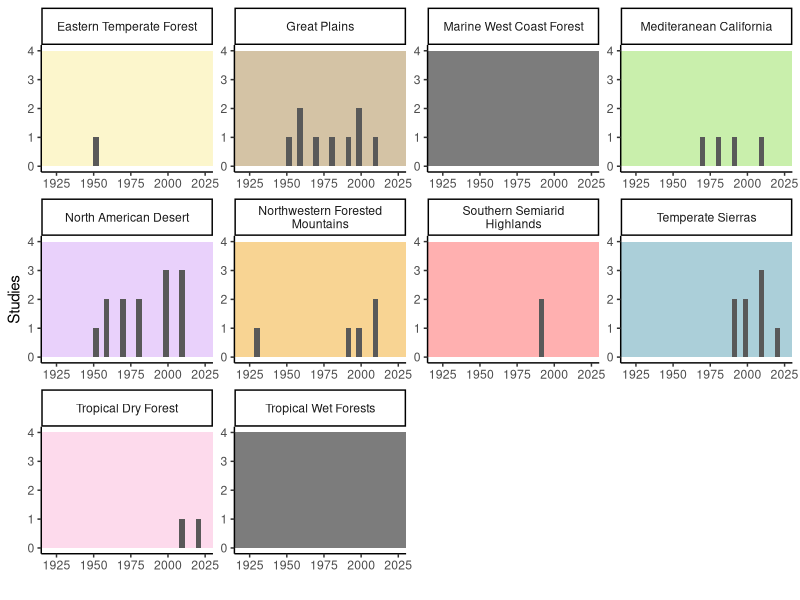

This figure's R source:
# load libraries 
library(tidyverse) # data wrangling

# load data
studies <- read.csv('data/studies.csv')
# filter to only included studies
studies$X <- NULL 
studies <- studies %>% 
  dplyr::filter(Inclusion_Status == "include")
# select out columns of interest
er_data <- select(studies, source_id, Latitude, Longitude, ecoregion_lvl1, er1_name, er1_color, Decade)

# add in ecoregions with no data 
er_data[nrow(er_data) + 1,] <- c(NA,NA,NA,NA,"Marine West Coast Forest","#7c7c7c",NA)
er_data[nrow(er_data) + 1,] <- c(NA,NA,NA,NA,"Tropical Wet Forests","#7c7c7c",NA)
er_data$er1_name <- as.factor(er_data$er1_name )

# plot histogram timeline by ecoregion
er_plot <- ggplot(er_data, aes(x = as.numeric(Decade), group = er1_name)) +
  geom_rect(
    aes(xmin=-Inf, xmax=Inf,
                 ymin=0, ymax=4),    # totally defined by trial-and-error
                 fill=er_data$er1_color) + 
  geom_histogram() +
  facet_wrap(~ er1_name, labeller = labeller(er1_name = label_wrap_gen(width = 25)), scales = 'free') + 
  theme(axis.text.x = element_text(angle = 45, vjust = 0.5, hjust=1)) + 
  theme_classic() +
  scale_x_continuous(limits=c(1920,2025)) + scale_y_continuous(limits=c(0,4)) + 
  ylab('Studies') +
  xlab('')
 
#  theme(plot.title= element_text(hjust=.5), 
#        panel.background = element_rect(fill=unique(er_data$er1_color)))
pdf(file = "figures/map.pdf", height = 7, width = 15) #default is inches
print(er_plot)
dev.off() 
